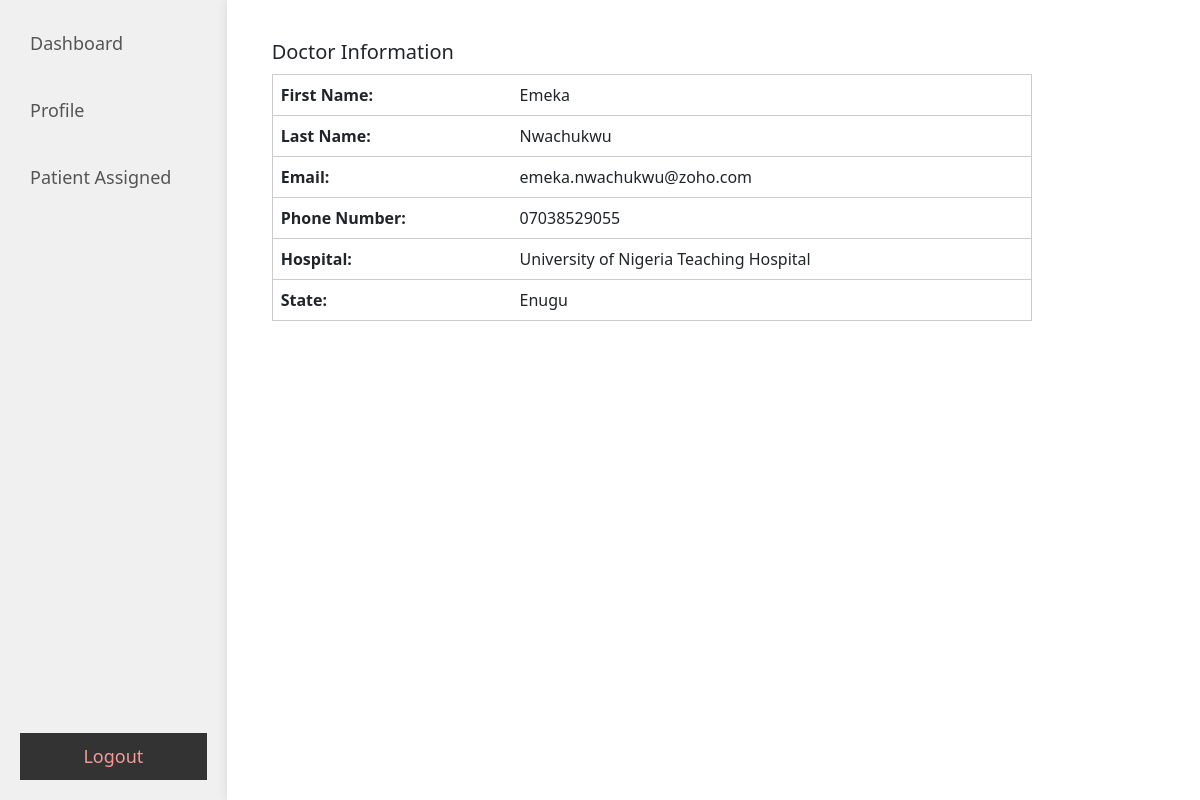
/doctor_profile (signed in), run on the app's committed database.
### tables this page shows
CREATE TABLE doctor (
        id INTEGER PRIMARY KEY AUTOINCREMENT,
        firstname TEXT,
        lastname TEXT,
        email TEXT,
        password TEXT,
        phone TEXT,
        hospital TEXT,
        state TEXT
    , username varchar(500), doctor_id INT);

### app.py (the view)
@app.route('/doctor_profile')
def doctor_profile():
    username = session.get('username')
    doctor_data = get_doctor_data(username)
    return render_template('doctor_profile.html', doctor_data=doctor_data)

### app.py (called while the page is built)
def get_db_connection():
    conn = sqlite3.connect('database.db')
    conn.row_factory = sqlite3.Row
    return conn

def get_doctor_data(username):
    conn = get_db_connection()
    cur = conn.cursor()
    cur.execute('SELECT * FROM doctor WHERE username = ?',  (username,))
    doctor_data = cur.fetchone()
    conn.close()
    return doctor_data

### templates/doctor_profile.html (shortened to what this page needs)
<!DOCTYPE html>
<html>
  <head>
    <link
      rel="stylesheet"
      type="text/css"
      href="{{ url_for('static', filename='css/user_dashboard.css') }}"
    />
    <link
      rel="stylesheet"
      type="text/css"
      href="{{ url_for('static', filename='css/user_profile.css') }}"
    />
    <link
      href="https://cdn.jsdelivr.net/npm/bootstrap@5.2.3/dist/css/bootstrap.min.css"
      rel="stylesheet"
    />
  </head>
  <body>
    <div class="dashboard-container">
      <div class="dashboard-content">
        <div class="dashboard-links">
          <ul>
            <li><a href="{{ url_for('doctor_dashboard') }}">Dashboard</a></li>
            <li><a href="{{ url_for('doctor_profile') }}">Profile</a></li>
            <li><a href="{{ url_for('patient_assign') }}">Patient Assigned</a></li>
          </ul>
          <button>
            <a href="{{ url_for('logout') }}" class="logout">Logout</a>
          </button>
        </div>
      </div>
      <div class="profile-container">
        <div class="profile-info">
          <h2>Doctor Information</h2>
          <table class=" table ">
            <tr>
              <td><strong>First Name:</strong></td>
              <td>{{ doctor_data.firstname }}</td>
            </tr>
            <tr>
              <td><strong>Last Name:</strong></td>
              <td>{{ doctor_data.lastname }}</td>
            </tr>
            <tr>
              <td><strong>Email:</strong></td>
              <td>{{ doctor_data.email }}</td>
            </tr>
            <tr>
              <td><strong>Phone Number:</strong></td>
              <td>{{ doctor_data.phone }}</td>
            </tr>
            <tr>
              <td><strong>Hospital:</strong></td>
              <td>{{ doctor_data.hospital }}</td>
            </tr>
            <tr>
              <td><strong>State:</strong></td>
              <td>{{ doctor_data.state }}</td>
            </tr>
          </table>
        </div>
      </div>
    </div>
  </body>
</html>

### static/css/user_dashboard.css (style rules this page uses)
html, body { margin: 0; padding: 0; }
.dashboard-container { display: flex; width: 100%; min-height: 100vh; }
.dashboard-content { flex: 1; order: 1; background-color: #f0f0f0; padding: 20px; box-shadow: 0 0 10px rgba(0, 0, 0, 0.1); max-height: 100vh; overflow-y: auto; scrollbar-width: none; }
.dashboard-links { display: flex; flex-direction: column; height: 100%; justify-content: space-between; }
.dashboard-links ul { list-style-type: none; padding: 0; }
.dashboard-links ul li { margin-bottom: 20px; }
.dashboard-links ul a { text-decoration: none; font-size: 18px; color: #555; display: block; padding: 10px 10px; width: max-content; border-radius: 5px; transition: 0.3s all ease-in-out; }
button { background-color: #333333; text-align: center; border: none; padding: 10px; cursor: pointer; margin-bottom: 80px; }
button a { text-decoration: none; font-size: 18px; color: rgb(247, 152, 152); }

### static/css/user_profile.css (style rules this page uses)
body { font-family: Arial, sans-serif; }
.profile-container { flex: 5; order: 2; text-align: justify; padding: 20px; background-color: #fff; box-shadow: 0 0 10px rgba(0, 0, 0, 0.1); max-height: 100vh; overflow-y: auto; }
.profile-info { padding: 20px; border-radius: 5px; margin-left: 5px; max-width: 800px; }
.profile-info h2 { font-size: 20px; margin-bottom: 10px; }
.profile-info table { border: 1px solid #ccc; }

### data on the page
doctor: firstname "Emeka", lastname "Nwachukwu", email "emeka.nwachukwu@zoho.com", phone "07038529055", hospital "University of Nigeria Teaching Hospital", state "Enugu"
